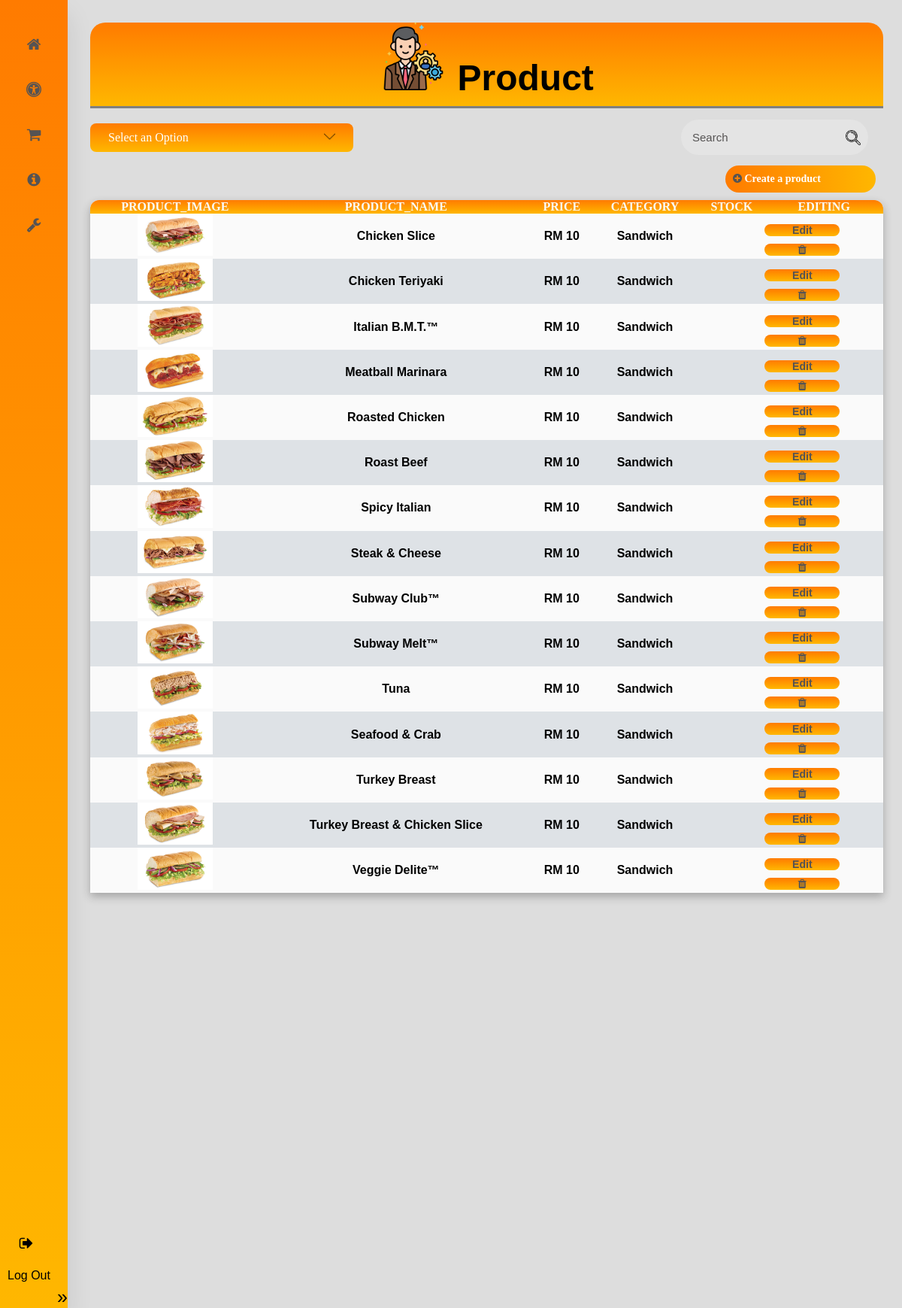
/Manage_prod.php, run on the app's committed database.
### tables this page shows
CREATE TABLE `foodmenu` (
  `Food_id` int(50) NOT NULL,
  `Food_Name` varchar(50) NOT NULL,
  `Food_Cat` varchar(50) NOT NULL,
  `Food_Price` int(50) NOT NULL,
  `Ref_ID` int(50) NOT NULL,
  `images_path` varchar(200) NOT NULL,
  `options` varchar(10) NOT NULL DEFAULT 'ENABLE'
);

### Manage_prod.php (the view, shortened to what this page needs)
<?php
    include 'config.php';
 ?>
<!DOCTYPE html>
<html lang="en">
<head>
    <link rel="stylesheet" href="https://cdnjs.cloudflare.com/ajax/libs/font-awesome/4.7.0/css/font-awesome.min.css">
</head>
<body>
    <div class="container">
    <?php include 'adminsidebar.php' ?>
        <div class="product">
            <div id="productmanager">
                <div class="select-box">
                    <h1>
                        <?php echo '<img src="images/management.png" alt="">'?> Product</h1>
                    <div class="combine">
                        <form action="" class="search">
                            <input type="text" placeholder="Search">
                            <button><?php echo '<img src="image/search.png" alt="">'?></button>
                        </form>
                        <div class="selected">
                            Select an Option <?php echo '<img src="images/arrowdown.png" alt="">'?>
                        </div>
                    </div>
                </div>
            </div>
            <div class="create">
                    <form action="" method="POST" enctype="multipart/form-data">
                        <a href="addproduct.php?name=<?php echo $host_image['username']?>"><i class="fa fa-plus-circle"></i><span> Create a product</span></a>
                    </form>
            </div>
            <table>
                <tr>
                    <th>PRODUCT_IMAGE</th>
                    <th>PRODUCT_NAME</th>
                    <th>PRICE</th>
                    <th>CATEGORY</th>
                    <th>stock</th>
                    <th>EDITING</th>
                </tr>
                <?php
                    $p = "SELECT * FROM foodmenu";
                    $query= mysqli_query($conn,$p);
                    while($product = mysqli_fetch_assoc($query))
                    {
                ?>
                    <tr>
                        <td><img alt="<?php echo $product['Food_Name']?>" style="width: 100px;" src="<?php echo $product['images_path']?>"></td>
                        <td><?php echo $product['Food_Name']?></td>
                        <td><?php echo "RM ".$product['Food_Price']?></td>
                        <td><?php echo $product['Food_Cat']?></td>
                        <td><?php echo $product['stock']?></td>
                        <td class="button">
                            <form action="" method="POST">
                            <a href="editproduct.php?id=<?php echo $product['Food_ID']?>&&name=<?php echo $host_image['username']?>">Edit</a>
                            <a href="delproduct.php?id=<?php echo $product['Food_ID']?>&&name=<?php echo $host_image['username']?>"><i class="fa fa-trash"></i></a>
                            </form>
                        </td>
                    </tr>
                    <?php
                    }
                ?>
            </table>
        </div>
    </div>
</body>
</html>

### adminsidebar.php (shortened to what this page needs)
<link rel="stylesheet" href="https://maxst.icons8.com/vue-static/landings/line-awesome/line-awesome/1.3.0/css/line-awesome.min.css">
<link rel="stylesheet" href="https://cdnjs.cloudflare.com/ajax/libs/font-awesome/4.7.0/css/font-awesome.min.css">
<body>
<?php
        $id =$_GET['name'];
        $host = "SELECT * FROM `admin` where username = '$id'";
        $query = mysqli_query($conn,$host);
        $host_image = mysqli_fetch_assoc($query);
?>
<div class="container">
        <nav>
            <ul>
                <li>
                    <div class="sidebarlogo">
                    <a class="logo" href="#">
                    </a>
                    </div>
                </li>
                <div class="sidebar">
                <li>
                    <a href="loading_dashboard.php?name=<?php echo $host_image['username']?>">
                        <i class="fa fa-home"></i>
                    </a>
                </li>
                <li>
                    <a href="Manage_prod.php?name=<?php echo $host_image['username']?>">
                        <i class="fa fa-universal-access"></i><span class="nav-item">Product</span>
                    </a>
                </li>
                <li>
                    <a href="order.php?name=<?php echo $host_image['username']?>">
                        <i class="fa fa-shopping-cart"></i><span class="nav-item">Order</span>
                    </a>
                </li>
                <li>
                    <a href="manageuser.php?name=<?php echo $host_image['username']?>">
                        <i class="fa fa-info-circle"></i><span class="nav-item">Manage user</span>
                    </a>
                </li>
                <li>
                    <a href="staff.php?name=<?php echo $host_image['username']?>">
                        <i class="fa fa-wrench"></i><span class="nav-item">Staff</span>
                    </a>
                </li>
                <li class="logout"><i name="fa"class="fa fa-sign-out"></i><span class="nav-item">Log Out</span><span class="expand">»</span></a>
                    </li>
            </ul>
        </nav>
        </div>
</body>

### Manage_prod.php (style rules this page uses)
* { margin: 0; padding: 0; }
.sidebar { outline: none; border: none; text-decoration: none; font-family: "Poppins", sans-serif; }
body { background: #DDDDDD; margin: 30px; margin-left: 120px; }
nav { position: fixed; top: 0; bottom: 0; height: 100%; left:0; background: linear-gradient(#ff7b00,#ffb700); width: 90px; overflow:hidden; transition: width 0.2s linear; box-shadow: 0 20px 35px rgba(0, 0, 0, 0.1); }
.logo { text-align: center; display: flex; transition: all 0.5s ease; margin: 10px 0 0 10px; }
a { color: rgb(85,83,83); font-size: 14px; display: table; width: 200px; padding: 5px; padding-left: 10px; margin-top: 10px; text-decoration: none; border: 1px slo; }
.sidebar { top: 0; left: 0; }
.sidebar .fa { position: relative; width: 70px; height: 40px; top: 14px; font-size: 20px; text-align: center; }
.nav-item { position: relative; top: 12px; margin-left: 10px; }
.logout { position: absolute; bottom: 0; }
.select-box { display: flex; flex-direction: column; }
.selected::after { content: ""; background-size: contain; background-repeat: no-repeat; position: absolute; height: 100%; width: 15px; transition: all 0.4s; }
.selected img { width: 15px; height: 100%; float: right; transition: all 0.4s; }
.selected { background: linear-gradient(#ff7b00,#ffb700); border-radius: 8px; margin-bottom: 8px; color: white; width: 350px; margin-top: 20px; order: 0; }
.select-box .option, .selected { padding: 10px 24px; cursor: pointer; }
.select-box h1 { border-bottom: 3px solid gray; text-align: center; font-size: 3em; font-family: sans-serif; background: linear-gradient(#ff7b00,#ffb700); border-top-left-radius: 20px; border-top-right-radius: 20px; padding-bottom: 10px; }
.select-box h1 img { width: 90px; }
.search { max-width: 300px; background: rgba(255,255,255,0.2); display: flex; padding: 10px; align-items: center; border-radius: 60px; }
.search input { border: 1px solid black; background: transparent; flex: 1; border: 0; outline: none; padding: 5px; font-size: 15px; color: rgb(85,83,83); }
::placeholder { color: rgb(85,83,83); }
.search button img { width: 20px; }
.search button { border: 0; border-radius: 50%; width: 20px; height: 20px; background: transparent; cursor: pointer; filter: grayscale(0); }
.combine .search { float: right; margin-top: 15px; margin-right: 20px; }
.create a { border: none; background: linear-gradient(to right,#ff7b00,#ffb700); margin: 10px; margin-left: 20px; padding: 10px; border-radius: 20px; color: white; width: 200px; font-weight: bold; float: right; }
.create .fa { color: rgb(85,83,83); }
table { width: 100%; height: 400px; background: #fafafa; border-collapse: collapse; border-spacing: 0; border-radius: 12px 12px 0 0; overflow: hidden; text-align: center; box-shadow: 0px 5px 12px rgba(32, 32, 32, 0.3); }
th { background: linear-gradient(#ff7b00,#ffb700); color: #fafafa; text-transform: uppercase; }
td { font-family: Arial, Helvetica, sans-serif; font-weight: bold; }
tr:nth-child(odd) { background: #dee2e6; }
tr a { background: linear-gradient(#ff7b00,#ffb700); border-radius: 20px; text-align: center; width: 100px; }

### adminsidebar.php (style rules this page uses)
.sidebar { outline: none; border: none; text-decoration: none; font-family: "Poppins", sans-serif; }
body { background: #DDDDDD; margin-left: 120px; margin-right: 25px; margin-top: 30px; }
nav { position: fixed; top: 0; bottom: 0; height: 100%; left:0; background: linear-gradient(#ff7b00,#ffb700); width: 90px; overflow:hidden; transition: width 0.2s linear; box-shadow: 0 20px 35px rgba(0, 0, 0, 0.1); }
.sidebarlogo a { color: rgb(85,83,83); font-size: 14px; padding: 5px; padding-left: 10px; margin: 10px 0 0 10px; text-decoration: none; }
.logo { width: 200px; text-align: center; display: flex; transition: all 0.5s ease; margin: 10px 0 0 10px; }
.sidebar a { color: rgb(85,83,83); font-size: 14px; display: table; width: 200px; padding: 5px; padding-left: 10px; margin-top: 10px; text-decoration: none; }
.sidebar { top: 0; left: 0; }
.sidebar .fa { position: relative; width: 70px; height: 40px; top: 14px; font-size: 20px; text-align: center; }
.nav-item { position: relative; top: 12px; margin-left: 10px; }
.logout { position: absolute; bottom: 0; float: left; line-height: 30px; }
ul { list-style: none; margin: 0; padding: 0px; min-width:10em; }
.expand { font-size:25px; float:right; margin-top:10px; margin-left:20px; }
* { box-sizing: border-box; margin: 0; padding: 0; }

### data on the page
foodmenu: images_path (picture), Food_Name "Chicken Slice", Food_Price "10", Food_Cat "Sandwich"
foodmenu: images_path (picture), Food_Name "Chicken Teriyaki", Food_Price "10", Food_Cat "Sandwich"
foodmenu: images_path (picture), Food_Name "Italian B.M.T.™", Food_Price "10", Food_Cat "Sandwich"
foodmenu: images_path (picture), Food_Name "Meatball Marinara", Food_Price "10", Food_Cat "Sandwich"
foodmenu: images_path (picture), Food_Name "Roasted Chicken", Food_Price "10", Food_Cat "Sandwich"
foodmenu: images_path (picture), Food_Name "Roast Beef", Food_Price "10", Food_Cat "Sandwich"
foodmenu: images_path (picture), Food_Name "Spicy Italian", Food_Price "10", Food_Cat "Sandwich"
foodmenu: images_path (picture), Food_Name "Steak & Cheese", Food_Price "10", Food_Cat "Sandwich"
foodmenu: images_path (picture), Food_Name "Subway Club™", Food_Price "10", Food_Cat "Sandwich"
foodmenu: images_path (picture), Food_Name "Subway Melt™", Food_Price "10", Food_Cat "Sandwich"
foodmenu: images_path (picture), Food_Name "Tuna", Food_Price "10", Food_Cat "Sandwich"
foodmenu: images_path (picture), Food_Name "Seafood & Crab", Food_Price "10", Food_Cat "Sandwich"
foodmenu: images_path (picture), Food_Name "Turkey Breast", Food_Price "10", Food_Cat "Sandwich"
foodmenu: images_path (picture), Food_Name "Turkey Breast & Chicken Slice", Food_Price "10", Food_Cat "Sandwich"
foodmenu: images_path (picture), Food_Name "Veggie Delite™", Food_Price "10", Food_Cat "Sandwich"
